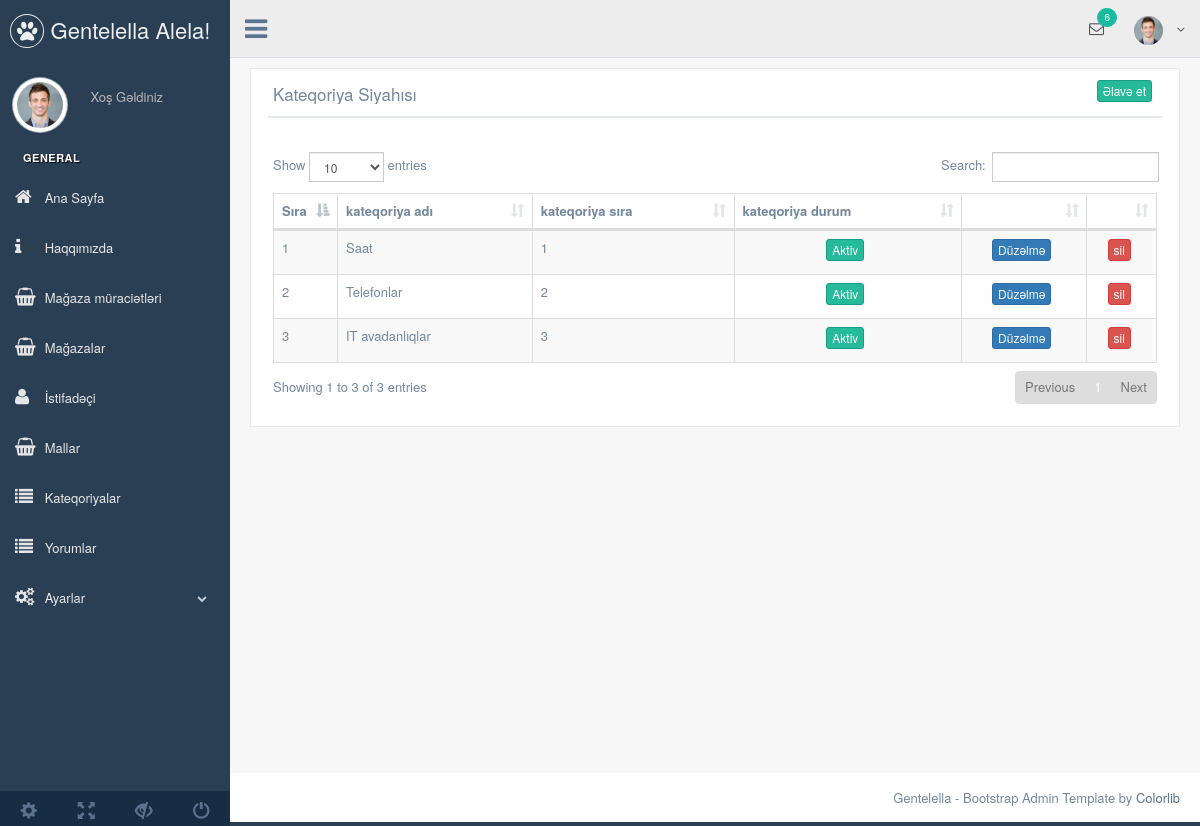
The app's page /nedmin/production/kategori.php (signed in), older data.
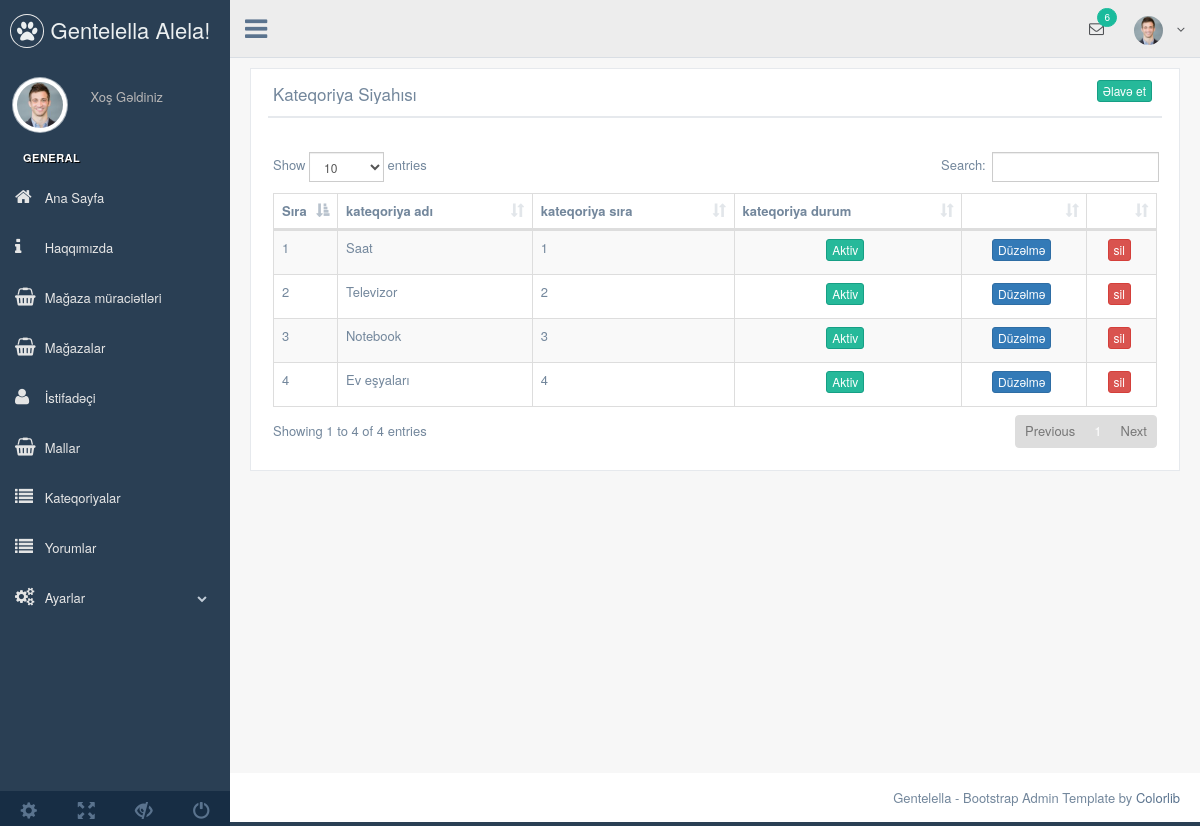
The same page, newer data.
### tables this page shows
CREATE TABLE `kategori` (
  `kategori_id` int(11) NOT NULL,
  `kategori_ad` varchar(100) NOT NULL,
  `kategori_ust` int(2) NOT NULL,
  `kategori_seourl` varchar(250) NOT NULL,
  `kategori_sira` int(2) NOT NULL,
  `kategori_durum` enum('0','1') NOT NULL DEFAULT '1'
);

### nedmin/production/kategori.php (the view, shortened to what this page needs)
<?php
include 'header.php';
$kategorisor=$db->prepare("SELECT * FROM kategori  order by kategori_sira ASC");
$kategorisor->execute();
?>
        <div class="right_col" role="main">
          <div class="">
            <div class="row">
              <div class="col-md-12 col-sm-12 col-xs-12">
                <div class="x_panel">
                  <div class="x_title">
                    <h2>Kateqoriya Siyahısı </h2>
<div align="right">
<a href="kategori-ekle.php"><button class="btn btn-success btn-xs" >Əlavə et</button></a>
</div>
                    <div class="clearfix"></div>
                  </div>
                  <div class="x_content">
                    <br />
     <table id="datatable-responsive" class="table table-striped table-bordered dt-responsive nowrap" cellspacing="0" width="100%">
                      <thead>
                        <tr>
                           <th>Sıra</th>
                          <th>kateqoriya adı</th>
                          <th>kateqoriya sıra</th>
                          <th>kateqoriya durum</th>
                          <th></th>
                          <th></th>
                        </tr>
                      </thead>
                      <tbody>
<?php
$say=0;
while ($kategoricek=$kategorisor->fetch(PDO::FETCH_ASSOC) ) {
$say++;
 ?>
 <tr>
     <td width="20"><?php echo  $say ?></td>
                          <td><?php echo  $kategoricek['kategori_ad'] ?></td>
                          <td><?php echo  $kategoricek['kategori_sira'] ?></td>
                          <td><?php
                          if ($kategoricek['kategori_durum']== "1") { ?>
<center><button class="btn btn-success btn-xs" >Aktiv</button></center>
                         <?php   }  else {  ?>
<center><button class="btn btn-danger btn-xs" >Passiv</button></center>
<?php   }  ?>
                          </td>
                          <td><center><a href="kategori-duzenle.php?kategori_id=<?php echo $kategoricek['kategori_id'] ?>"> <button  class="btn btn-primary btn-xs">Düzəlmə</button> </a> </center></td>
                          <td><center><a href="../netting/islem.php?kategori_id=<?php echo $kategoricek['kategori_id'] ?>&kategorisil=ok">  <button class="btn btn-danger btn-xs">sil</button> </a></center></td>
                        </tr>
<?php  }
 ?>
                      </tbody>
                    </table>
                 </div>
                </div>
              </div>
            </div>
            </div>
          </div>
      <?php
include 'footer.php';
?>

### nedmin/production/header.php (shortened to what this page needs)
<?php
include '../netting/baglan.php';
$kullanicisor=$db->prepare("SELECT * FROM kullanici where kullanici_mail=:mail");
$kullanicisor->execute(array(
'mail'=> $_SESSION['kullanici_mail']
));
$kullanicicek=$kullanicisor->fetch(PDO::FETCH_ASSOC);
?>
<!DOCTYPE html>
<html lang="en">
  <head>
    <link href="../vendors/bootstrap/dist/css/bootstrap.min.css" rel="stylesheet">
    <link href="../vendors/font-awesome/css/font-awesome.min.css" rel="stylesheet">
    <link href="../vendors/nprogress/nprogress.css" rel="stylesheet">
    <link href="../vendors/iCheck/skins/flat/green.css" rel="stylesheet">
    <link href="../vendors/datatables.net-bs/css/dataTables.bootstrap.min.css" rel="stylesheet">
    <link href="../vendors/datatables.net-buttons-bs/css/buttons.bootstrap.min.css" rel="stylesheet">
    <link href="../vendors/datatables.net-fixedheader-bs/css/fixedHeader.bootstrap.min.css" rel="stylesheet">
    <link href="../vendors/datatables.net-responsive-bs/css/responsive.bootstrap.min.css" rel="stylesheet">
    <link href="../vendors/datatables.net-scroller-bs/css/scroller.bootstrap.min.css" rel="stylesheet">
    <link href="../build/css/custom.min.css" rel="stylesheet">
  <link href="../vendors/dropzone/dist/min/dropzone.min.css" rel="stylesheet">
  </head>
  <body class="nav-md">
    <div class="container body">
      <div class="main_container">
        <div class="col-md-3 left_col">
          <div class="left_col scroll-view">
            <div class="navbar nav_title" style="border: 0;">
              <a href="index.php" class="site_title"><i class="fa fa-paw"></i> <span>Gentelella Alela!</span></a>
            </div>
            <div class="profile clearfix">
              <div class="profile_pic">
                <img src="images/img.jpg" alt="..." class="img-circle profile_img">
              </div>
              <div class="profile_info">
                <span>Xoş Gəldiniz</span>
              </div>
            </div>
            <br />
            <div id="sidebar-menu" class="main_menu_side hidden-print main_menu">
              <div class="menu_section">
                <h3>General</h3>
                <ul class="nav side-menu">
                      <li><a href="index.php"><i class="fa fa-home"></i> Ana Sayfa </a></li>
                               <li><a href="hakkimizda.php"><i class="fa fa-info"></i> Haqqımızda </a></li>
                                 <li><a href="magaza-onay.php"><i class="fa fa-shopping-basket"></i> Mağaza müraciətləri</a></li>
                                    <li><a href="magazalar"><i class="fa fa-shopping-basket"></i> Mağazalar</a></li>
     <li><a href="kullanici.php"><i class="fa fa-user"></i> İstifadəçi </a></li>
      <li><a href="urun.php"><i class="fa fa-shopping-basket"></i> Mallar</a></li>
         <li><a href="kategori"><i class="fa fa-list"></i> Kateqoriyalar</a></li>
      <li><a href="yorum"><i class="fa fa-list"></i> Yorumlar</a></li>
                  <li><a><i class="fa fa-cogs"></i> Ayarlar <span class="fa fa-chevron-down"></span></a>
                  </li>
              </div>
            </div>
            <div class="sidebar-footer hidden-small">
              <a data-toggle="tooltip" data-placement="top" title="Settings">
                <span class="glyphicon glyphicon-cog" aria-hidden="true"></span>
              </a>
              <a data-toggle="tooltip" data-placement="top" title="FullScreen">
                <span class="glyphicon glyphicon-fullscreen" aria-hidden="true"></span>
              </a>
              <a data-toggle="tooltip" data-placement="top" title="Lock">
                <span class="glyphicon glyphicon-eye-close" aria-hidden="true"></span>
              </a>
              <a data-toggle="tooltip" data-placement="top" title="Logout">
                <span class="glyphicon glyphicon-off" aria-hidden="true"></span>
              </a>
            </div>
          </div>
        </div>
        <div class="top_nav">
          <div class="nav_menu">
            <nav>
              <div class="nav toggle">
                <a id="menu_toggle"><i class="fa fa-bars"></i></a>
              </div>
              <ul class="nav navbar-nav navbar-right">
                <li class="">
                  <a href="javascript:;" class="user-profile dropdown-toggle" data-toggle="dropdown" aria-expanded="false">
                    <img src="images/img.jpg" alt=""><?php echo $kullanicicek['kullanici_adsoyad']; ?>
                    <span class=" fa fa-angle-down"></span>
                  </a>
                </li>
                <li role="presentation" class="dropdown">
                  <a href="javascript:;" class="dropdown-toggle info-number" data-toggle="dropdown" aria-expanded="false">
                    <i class="fa fa-envelope-o"></i>
                    <span class="badge bg-green">6</span>
                  </a>
                </li>
              </ul>
            </nav>
          </div>
        </div>

### nedmin/production/footer.php (shortened to what this page needs)
        <footer>
          <div class="pull-right">
            Gentelella - Bootstrap Admin Template by <a href="https://colorlib.com">Colorlib</a>
          </div>
          <div class="clearfix"></div>
        </footer>
      </div>
    </div>
  </body>
</html>

Row changes from the older to the newer data that the page shows:
removed kategori: kategori_ad "Telefonlar", kategori_sira "2", kategori_durum "Aktiv"
removed kategori: kategori_ad "IT avadanlıqlar", kategori_sira "3", kategori_durum "Aktiv"
added kategori: kategori_ad "Televizor", kategori_sira "2", kategori_durum "Aktiv"
added kategori: kategori_ad "Notebook", kategori_sira "3", kategori_durum "Aktiv"
added kategori: kategori_ad "Ev eşyaları", kategori_sira "4", kategori_durum "Aktiv"
Text that changed along with them:
text written by a page script: "Show entries Search: Showing 1 to 3 of 3 entries Previous 1 Next" → "Show entries Search: Showing 1 to 4 of 4 entries Previous 1 Next"
